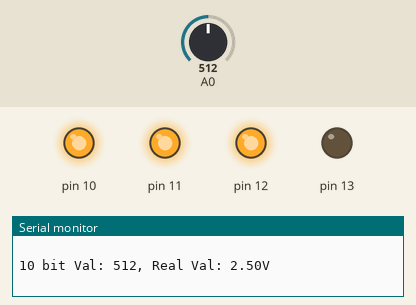
Recording of a sketch running on a simulated Arduino Uno, built with avr-gcc and run on an emulated ATmega328P. Shown: output pins drawn as LEDs (lit = HIGH), the last lines printed to the serial monitor. Inputs (shaded band) come from the test bench; at power-on: A0 = 512.

Above: at 1.8 s.
1.9 s: A0 set to 487
At 4.2 s:
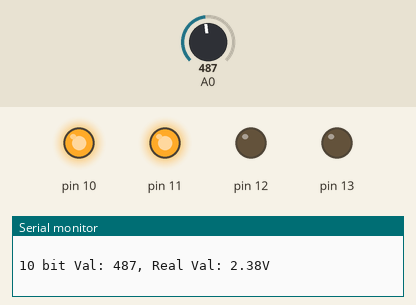
4.5 s: A0 set to 264
7.2 s: A0 set to 237
At 10.2 s:
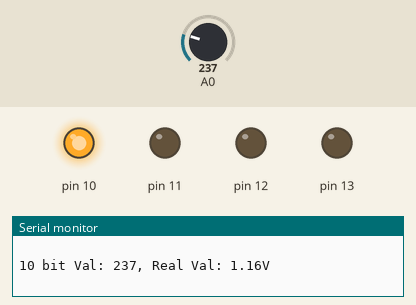
10.5 s: A0 set to 760
At 12.8 s:
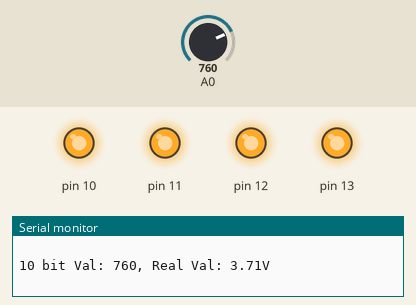
13.5 s: A0 set to 740
At 16.2 s:
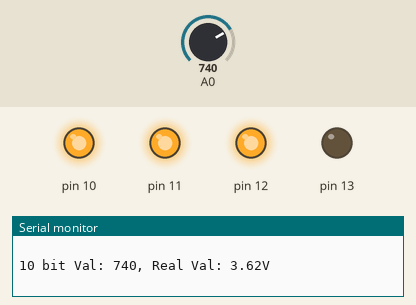
16.5 s: A0 set to 900
At 18.7 s:
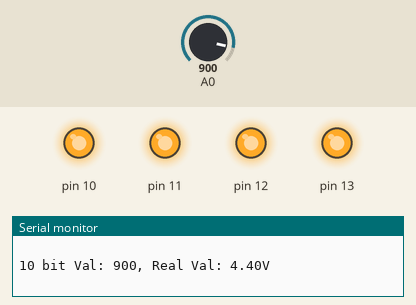
Timing chart, 0 to 20.2 s (numbered marks = the images above; inputs shaded):
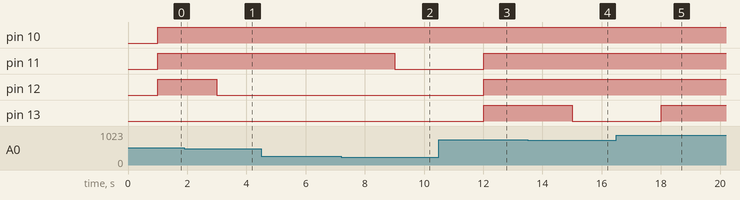

Measured:
- the behaviour switches between 501 and 500 on A0 (found by bisection; images 0 and 1)
- the behaviour switches between 251 and 250 on A0 (found by bisection; images 1 and 2)
- the behaviour switches between 751 and 750 on A0 (found by bisection; images 3 and 4)
- after the input at 1.9 s, pin 12: HIGH → LOW after 1.1 s
- after the input at 7.2 s, pin 11: HIGH → LOW after 1.8 s
- after the input at 10.5 s, pin 11–13: LOW → HIGH after 1.5 s
- after the input at 13.5 s, pin 13: HIGH → LOW after 1.5 s
- after the input at 16.5 s, pin 13: LOW → HIGH after 1.5 s

The sketch:

hw01.ino
```cpp
// C++ code
//
void setup()
{
  pinMode(A0,INPUT);
  pinMode(10,OUTPUT);
  pinMode(11,OUTPUT);
  pinMode(12,OUTPUT);
  pinMode(13,OUTPUT);
  Serial.begin(9600);
}

int a = 0;
float A;

void loop()
{
  a = analogRead(A0);
  A = a/1023.0*5;
  Serial.print("10 bit Val: ");
  Serial.print(a);
  Serial.print(", Real Val: ");
  Serial.print(A);
  Serial.println("V");
  Serial.println(" ");
  delay(1000);

  if (a <= 250)
  {
    digitalWrite(10, 1);
    digitalWrite(11, 0);
    digitalWrite(12, 0);
    digitalWrite(13, 0);
  }
  else if (a <= 500)
  {
    digitalWrite(10, 1);
    digitalWrite(11, 1);
    digitalWrite(12, 0);
    digitalWrite(13, 0);
  }
  else if (a <= 750)
  {
    digitalWrite(10, 1);
    digitalWrite(11, 1);
    digitalWrite(12, 1);
    digitalWrite(13, 0);
  }
  else if (a <= 1000)
  {
    digitalWrite(10, 1);
    digitalWrite(11, 1);
    digitalWrite(12, 1);
    digitalWrite(13, 1);
  }
}
```
